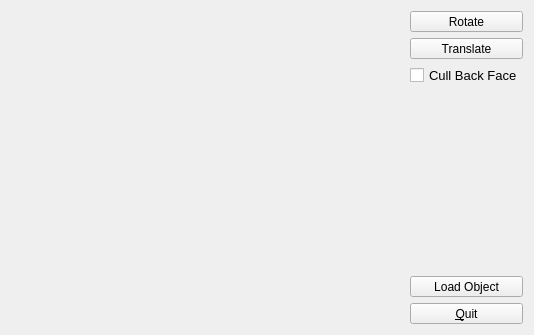
<?xml version="1.0" encoding="UTF-8"?>
<ui version="4.0">
 <class>MainWindow</class>
 <widget class="QMainWindow" name="MainWindow">
  <property name="windowModality">
   <enum>Qt::ApplicationModal</enum>
  </property>
  <property name="geometry">
   <rect>
    <x>0</x>
    <y>0</y>
    <width>534</width>
    <height>335</height>
   </rect>
  </property>
  <property name="windowTitle">
   <string>Project V1</string>
  </property>
  <property name="autoFillBackground">
   <bool>false</bool>
  </property>
  <property name="toolButtonStyle">
   <enum>Qt::ToolButtonIconOnly</enum>
  </property>
  <property name="tabShape">
   <enum>QTabWidget::Rounded</enum>
  </property>
  <widget class="QWidget" name="centralWidget">
   <layout class="QHBoxLayout" name="horizontalLayout_2">
    <item>
     <layout class="QHBoxLayout" name="horizontalLayout">
      <item>
       <widget class="GLWidget" name="widget16" native="true">
        <property name="sizePolicy">
         <sizepolicy hsizetype="Expanding" vsizetype="Preferred">
          <horstretch>0</horstretch>
          <verstretch>0</verstretch>
         </sizepolicy>
        </property>
        <property name="cursor">
         <cursorShape>ArrowCursor</cursorShape>
        </property>
        <property name="mouseTracking">
         <bool>true</bool>
        </property>
        <property name="acceptDrops">
         <bool>false</bool>
        </property>
        <zorder>pushButton</zorder>
        <zorder></zorder>
       </widget>
      </item>
      <item>
       <layout class="QVBoxLayout" name="verticalLayout">
        <item>
         <widget class="QToolButton" name="toolButton">
          <property name="sizePolicy">
           <sizepolicy hsizetype="Preferred" vsizetype="Fixed">
            <horstretch>0</horstretch>
            <verstretch>0</verstretch>
           </sizepolicy>
          </property>
          <property name="text">
           <string>Rotate</string>
          </property>
          <property name="checkable">
           <bool>false</bool>
          </property>
         </widget>
        </item>
        <item>
         <widget class="QToolButton" name="toolButton_3">
          <property name="sizePolicy">
           <sizepolicy hsizetype="Preferred" vsizetype="Fixed">
            <horstretch>0</horstretch>
            <verstretch>0</verstretch>
           </sizepolicy>
          </property>
          <property name="text">
           <string>Translate</string>
          </property>
         </widget>
        </item>
        <item alignment="Qt::AlignLeft">
         <widget class="QCheckBox" name="checkBox">
          <property name="font">
           <font>
            <pointsize>10</pointsize>
           </font>
          </property>
          <property name="text">
           <string>Cull Back Face</string>
          </property>
         </widget>
        </item>
        <item>
         <spacer name="verticalSpacer_2">
          <property name="orientation">
           <enum>Qt::Vertical</enum>
          </property>
          <property name="sizeHint" stdset="0">
           <size>
            <width>20</width>
            <height>40</height>
           </size>
          </property>
         </spacer>
        </item>
        <item>
         <widget class="QToolButton" name="toolButton_2">
          <property name="sizePolicy">
           <sizepolicy hsizetype="Preferred" vsizetype="Fixed">
            <horstretch>0</horstretch>
            <verstretch>0</verstretch>
           </sizepolicy>
          </property>
          <property name="text">
           <string>Load Object</string>
          </property>
         </widget>
        </item>
        <item>
         <widget class="QToolButton" name="quitButton">
          <property name="sizePolicy">
           <sizepolicy hsizetype="Preferred" vsizetype="Fixed">
            <horstretch>0</horstretch>
            <verstretch>0</verstretch>
           </sizepolicy>
          </property>
          <property name="text">
           <string>&amp;Quit</string>
          </property>
         </widget>
        </item>
       </layout>
      </item>
     </layout>
    </item>
   </layout>
   <zorder></zorder>
  </widget>
 </widget>
 <layoutdefault spacing="6" margin="11"/>
 <customwidgets>
  <customwidget>
   <class>GLWidget</class>
   <extends>QWidget</extends>
   <header location="global">glwidget.h</header>
   <container>1</container>
  </customwidget>
 </customwidgets>
 <resources/>
 <connections/>
</ui>
